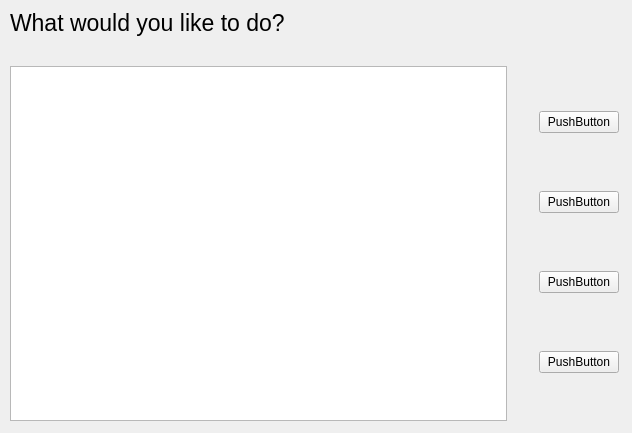
<?xml version="1.0" encoding="UTF-8"?>
<ui version="4.0">
 <class>startWizard</class>
 <widget class="QWidget" name="startWizard">
  <property name="geometry">
   <rect>
    <x>0</x>
    <y>0</y>
    <width>632</width>
    <height>433</height>
   </rect>
  </property>
  <property name="windowTitle">
   <string>startWizard</string>
  </property>
  <widget class="QWidget" name="gridLayoutWidget">
   <property name="geometry">
    <rect>
     <x>0</x>
     <y>0</y>
     <width>631</width>
     <height>431</height>
    </rect>
   </property>
   <layout class="QGridLayout" name="gridLayout" columnstretch="0,0">
    <property name="leftMargin">
     <number>10</number>
    </property>
    <property name="topMargin">
     <number>10</number>
    </property>
    <property name="rightMargin">
     <number>10</number>
    </property>
    <property name="bottomMargin">
     <number>10</number>
    </property>
    <property name="spacing">
     <number>30</number>
    </property>
    <item row="1" column="0">
     <widget class="QListWidget" name="listWidget"/>
    </item>
    <item row="0" column="0">
     <widget class="QLabel" name="label">
      <property name="font">
       <font>
        <pointsize>17</pointsize>
       </font>
      </property>
      <property name="text">
       <string>What would you like to do?</string>
      </property>
      <property name="textFormat">
       <enum>Qt::RichText</enum>
      </property>
     </widget>
    </item>
    <item row="1" column="1">
     <layout class="QVBoxLayout" name="verticalLayout">
      <property name="spacing">
       <number>15</number>
      </property>
      <property name="leftMargin">
       <number>2</number>
      </property>
      <property name="topMargin">
       <number>2</number>
      </property>
      <property name="rightMargin">
       <number>2</number>
      </property>
      <property name="bottomMargin">
       <number>2</number>
      </property>
      <item>
       <widget class="QPushButton" name="pushButton_2">
        <property name="text">
         <string>PushButton</string>
        </property>
       </widget>
      </item>
      <item>
       <widget class="QPushButton" name="pushButton_4">
        <property name="text">
         <string>PushButton</string>
        </property>
       </widget>
      </item>
      <item>
       <widget class="QPushButton" name="pushButton_3">
        <property name="text">
         <string>PushButton</string>
        </property>
       </widget>
      </item>
      <item>
       <widget class="QPushButton" name="pushButton">
        <property name="text">
         <string>PushButton</string>
        </property>
       </widget>
      </item>
     </layout>
    </item>
   </layout>
  </widget>
 </widget>
 <layoutdefault spacing="6" margin="11"/>
 <resources/>
 <connections/>
</ui>
